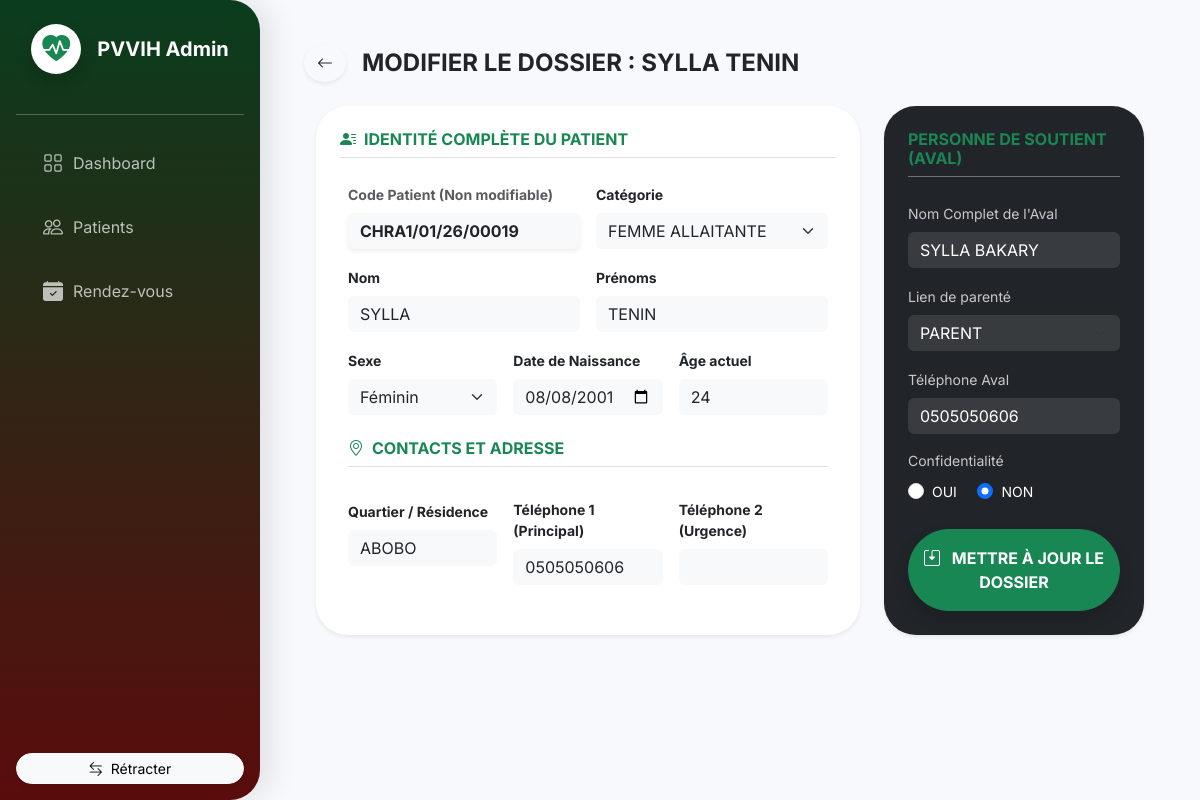
The page /pages/edit_patient.php?id=19 on the database its author committed.
### tables this page shows
CREATE TABLE IF NOT EXISTS `avals` (
  `id` int NOT NULL AUTO_INCREMENT,
  `patient_id` int DEFAULT NULL,
  `nom_complet` varchar(200) DEFAULT NULL,
  `lien_parente` varchar(50) DEFAULT NULL,
  `telephone` varchar(20) DEFAULT NULL,
  `confidentialite` varchar(10) DEFAULT NULL,
  PRIMARY KEY (`id`),
  UNIQUE KEY `patient_id` (`patient_id`),
  CONSTRAINT `avals_ibfk_1` FOREIGN KEY (`patient_id`) REFERENCES `patients` (`id`) ON DELETE CASCADE
);

CREATE TABLE IF NOT EXISTS `patients` (
  `id` int NOT NULL AUTO_INCREMENT,
  `code` varchar(50) NOT NULL,
  `nom` varchar(100) DEFAULT NULL,
  `prenoms` varchar(100) DEFAULT NULL,
  `sexe` char(1) DEFAULT NULL,
  `date_naissance` date DEFAULT NULL,
  `age` int DEFAULT NULL,
  `quartier` varchar(100) DEFAULT NULL,
  `telephone1` varchar(20) DEFAULT NULL,
  `telephone2` varchar(20) DEFAULT NULL,
  `categorie` varchar(50) DEFAULT NULL,
  PRIMARY KEY (`id`),
  UNIQUE KEY `code` (`code`)
);

### pages/edit_patient.php (the view, shortened to what this page needs)
<?php
require_once '../config/db.php';
include '../includes/header.php';
$id = isset($_GET['id']) ? (int)$_GET['id'] : 0;
$sql = "SELECT p.*, a.nom_complet as aval_nom, a.lien_parente, a.telephone as aval_tel, a.confidentialite
        FROM patients p
        LEFT JOIN avals a ON p.id = a.patient_id
        WHERE p.id = :id";
$stmt = $pdo->prepare($sql);
$stmt->execute([':id' => $id]);
$patient = $stmt->fetch();
?>
 <div id="content">
<div class="container-fluid px-4 mt-4">
    <div class="d-flex align-items-center mb-4">
        <a href="patients.php" class="btn btn-white shadow-sm rounded-circle me-3 text-dark"><i class="bi bi-arrow-left"></i></a>
        <h4 class="fw-bold mb-0 text-uppercase text-dark">Modifier le dossier : <?= $patient['nom'] ?> <?= $patient['prenoms'] ?></h4>
    </div>
    <form action="../php/update_patient.php" method="POST">
        <div class="row g-4">
            <div class="col-md-8">
                <div class="bg-white rounded-5 shadow-sm p-4 h-100">
                    <h6 class="fw-bold text-success border-bottom pb-2 mb-4"><i class="bi bi-person-lines-fill me-2"></i>IDENTITÉ COMPLÈTE DU PATIENT</h6>
                    <div class="row g-3">
                        <div class="col-md-6">
                            <label class="form-label small fw-bold text-muted">Code Patient (Non modifiable)</label>
                            <input type="text" class="form-control bg-light border-0 fw-bold shadow-sm" value="<?= $patient['code'] ?>" readonly>
                        </div>
                        <div class="col-md-6">
                            <label class="form-label small fw-bold">Catégorie</label>
                            <select name="categorie" class="form-select bg-light border-0" required>
                                <?php
                                $cats = ['POPULATION GÉNÉRALE', 'FEMME ENCEINTE', 'FEMME ALLAITANTE', 'ENFANT EXPOSÉ', 'POPULATION CLÉ'];
                                foreach($cats as $cat) {
                                    $selected = ($patient['categorie'] == $cat) ? 'selected' : '';
                                    echo "<option value='$cat' $selected>$cat</option>";
                                }
                                ?>
                            </select>
                        </div>
                        <div class="col-md-6">
                            <label class="form-label small fw-bold">Nom</label>
                            <input type="text" name="nom" class="form-control bg-light border-0 text-uppercase" value="<?= $patient['nom'] ?>" required>
                        </div>
                        <div class="col-md-6">
                            <label class="form-label small fw-bold">Prénoms</label>
                            <input type="text" name="prenoms" class="form-control bg-light border-0 text-uppercase" value="<?= $patient['prenoms'] ?>" required>
                        </div>
                        <div class="col-md-4">
                            <label class="form-label small fw-bold">Sexe</label>
                            <select name="sexe" class="form-select bg-light border-0" required>
                                <option value="F" <?= ($patient['sexe'] == 'F') ? 'selected' : '' ?>>Féminin</option>
                            </select>
                        </div>
                        <div class="col-md-4">
                            <label class="form-label small fw-bold">Date de Naissance</label>
                            <input type="date" name="date_naissance" class="form-control bg-light border-0" value="<?= $patient['date_naissance'] ?>" required>
                        </div>
                        <div class="col-md-4">
                            <label class="form-label small fw-bold">Âge actuel</label>
                            <input type="number" name="age" class="form-control bg-light border-0" value="<?= $patient['age'] ?>" required>
                        </div>
                        <div class="col-md-12 mt-4">
                            <h6 class="fw-bold text-success border-bottom pb-2 mb-3"><i class="bi bi-geo-alt me-2"></i>CONTACTS ET ADRESSE</h6>
                        </div>
                        <div class="col-md-4">
                            <label class="form-label small fw-bold">Quartier / Résidence</label>
                            <input type="text" name="quartier" class="form-control bg-light border-0 text-uppercase" value="<?= $patient['quartier'] ?>">
                        </div>
                        <div class="col-md-4">
                            <label class="form-label small fw-bold">Téléphone 1 (Principal)</label>
                            <input type="text" name="telephone1" class="form-control bg-light border-0" value="<?= $patient['telephone1'] ?>" required>
                        </div>
                        <div class="col-md-4">
                            <label class="form-label small fw-bold">Téléphone 2 (Urgence)</label>
                            <input type="text" name="telephone2" class="form-control bg-light border-0" value="<?= $patient['telephone2'] ?>">
                        </div>
                    </div>
                </div>
            </div>
            <div class="col-md-4">
                <div class="bg-dark rounded-5 shadow-sm p-4 text-white h-100 d-flex flex-column">
                    <h6 class="fw-bold text-success border-bottom border-secondary pb-2 mb-4">PERSONNE DE SOUTIENT (AVAL)</h6>
                    <div class="mb-3">
                        <label class="form-label small opacity-75">Nom Complet de l'Aval</label>
                        <input type="text" name="aval_nom" class="form-control bg-white bg-opacity-10 border-0 text-white" value="<?= $patient['aval_nom'] ?>">
                    </div>
                    <div class="mb-3">
                        <label class="form-label small opacity-75">Lien de parenté</label>
                        <select name="lien_parente" class="form-select bg-white bg-opacity-10 border-0 text-white">
                            <?php
                            $liens = ['CONJOINT(E)', 'PARENT', 'FRÈRE/SŒUR', 'ENFANT', 'AMI(E)', 'AUTRE'];
                            foreach($liens as $lien) {
                                $sel = ($patient['lien_parente'] == $lien) ? 'selected' : '';
                                echo "<option value='$lien' class='text-dark' $sel>$lien</option>";
                            }
                            ?>
                        </select>
                    </div>
                    <div class="mb-3">
                        <label class="form-label small opacity-75">Téléphone Aval</label>
                        <input type="text" name="aval_tel" class="form-control bg-white bg-opacity-10 border-0 text-white" value="<?= $patient['aval_tel'] ?>">
                    </div>
                    <div class="mb-4">
                        <label class="form-label small opacity-75 d-block">Confidentialité</label>
                        <div class="form-check form-check-inline">
                            <input class="form-check-input" type="radio" name="confidentialite" value="OUI" <?= ($patient['confidentialite'] == 'OUI') ? 'checked' : '' ?>>
                            <label class="form-check-label small">OUI</label>
                        </div>
                        <div class="form-check form-check-inline">
                            <input class="form-check-input" type="radio" name="confidentialite" value="NON" <?= ($patient['confidentialite'] == 'NON') ? 'checked' : '' ?>>
                            <label class="form-check-label small">NON</label>
                        </div>
                    </div>
                    <div class="mt-auto">
                        <button type="submit" class="btn btn-success w-100 rounded-pill py-3 fw-bold shadow">
                            <i class="bi bi-save2 me-2"></i> METTRE À JOUR LE DOSSIER
                        </button>
                    </div>
                </div>
            </div>
        </div>
    </form>
</div>
 </div>

### css/styles.css (style rules this page uses)
:root { --side-gradient: linear-gradient(180deg, #0a3d1d 0%, #5a0c0c 100%); --bg-main: #f8f9fc; --transition: all 0.3s cubic-bezier(0.4, 0, 0.2, 1); --sidebar-width: 260px; --sidebar-collapsed-width: 85px; }
body { font-family: 'Inter', sans-serif; background-color: var(--bg-main); margin: 0; overflow-x: hidden; }
#content { margin-left: var(--sidebar-width); width: calc(100% - var(--sidebar-width)); transition: var(--transition); min-height: 100vh; padding: 20px; }
.row { margin-left: 0; margin-right: 0; }

### rows shown on the page
avals: patient.nom "SYLLA", patient.prenoms "TENIN", patient.code "CHRA1/01/26/00019", nom "SYLLA", prenoms "TENIN", date_naissance "08/08/2001", age "24", quartier "ABOBO", telephone1 "0505050606", aval_nom "SYLLA BAKARY", aval_tel "0505050606", confidentialite "☑"
patients: sexe "Féminin"

### other values the page prints
form field categorie "FEMME ALLAITANTE"
form field lien_parente "PARENT"
